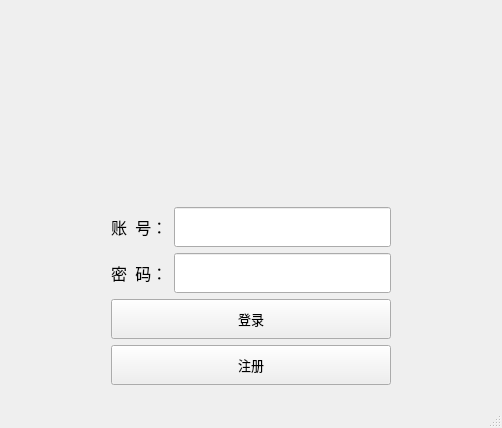
<?xml version="1.0" encoding="UTF-8"?>
<ui version="4.0">
 <class>MainWindow</class>
 <widget class="QMainWindow" name="MainWindow">
  <property name="geometry">
   <rect>
    <x>0</x>
    <y>0</y>
    <width>492</width>
    <height>414</height>
   </rect>
  </property>
  <property name="windowTitle">
   <string>五子棋</string>
  </property>
  <property name="autoFillBackground">
   <bool>true</bool>
  </property>
  <widget class="QWidget" name="centralWidget">
   <layout class="QVBoxLayout" name="verticalLayout_2">
    <item>
     <layout class="QHBoxLayout" name="horizontalLayout_2">
      <property name="leftMargin">
       <number>20</number>
      </property>
      <property name="topMargin">
       <number>10</number>
      </property>
      <property name="rightMargin">
       <number>20</number>
      </property>
      <property name="bottomMargin">
       <number>10</number>
      </property>
      <item>
       <widget class="QLabel" name="label_4">
        <property name="minimumSize">
         <size>
          <width>220</width>
          <height>160</height>
         </size>
        </property>
        <property name="maximumSize">
         <size>
          <width>220</width>
          <height>160</height>
         </size>
        </property>
        <property name="font">
         <font>
          <family>Adobe 黑体 Std R</family>
          <pointsize>24</pointsize>
         </font>
        </property>
        <property name="midLineWidth">
         <number>4</number>
        </property>
        <property name="text">
         <string/>
        </property>
        <property name="pixmap">
         <pixmap>../Users/icon/title.png</pixmap>
        </property>
        <property name="scaledContents">
         <bool>true</bool>
        </property>
        <property name="alignment">
         <set>Qt::AlignCenter</set>
        </property>
       </widget>
      </item>
     </layout>
    </item>
    <item>
     <layout class="QFormLayout" name="formLayout">
      <property name="leftMargin">
       <number>100</number>
      </property>
      <property name="topMargin">
       <number>10</number>
      </property>
      <property name="rightMargin">
       <number>100</number>
      </property>
      <property name="bottomMargin">
       <number>10</number>
      </property>
      <item row="1" column="0">
       <widget class="QLabel" name="label">
        <property name="minimumSize">
         <size>
          <width>0</width>
          <height>40</height>
         </size>
        </property>
        <property name="font">
         <font>
          <family>Adobe 黑体 Std R</family>
          <pointsize>12</pointsize>
         </font>
        </property>
        <property name="text">
         <string>账  号：</string>
        </property>
       </widget>
      </item>
      <item row="1" column="1">
       <widget class="QLineEdit" name="ID">
        <property name="minimumSize">
         <size>
          <width>200</width>
          <height>40</height>
         </size>
        </property>
        <property name="font">
         <font>
          <family>Adobe Arabic</family>
          <pointsize>14</pointsize>
         </font>
        </property>
       </widget>
      </item>
      <item row="2" column="0">
       <widget class="QLabel" name="label_2">
        <property name="minimumSize">
         <size>
          <width>0</width>
          <height>40</height>
         </size>
        </property>
        <property name="font">
         <font>
          <family>Adobe 黑体 Std R</family>
          <pointsize>12</pointsize>
         </font>
        </property>
        <property name="text">
         <string>密  码：</string>
        </property>
       </widget>
      </item>
      <item row="2" column="1">
       <widget class="QLineEdit" name="password">
        <property name="minimumSize">
         <size>
          <width>200</width>
          <height>40</height>
         </size>
        </property>
        <property name="font">
         <font>
          <family>Adobe Arabic</family>
          <pointsize>14</pointsize>
         </font>
        </property>
        <property name="inputMask">
         <string/>
        </property>
        <property name="text">
         <string/>
        </property>
        <property name="maxLength">
         <number>16</number>
        </property>
        <property name="frame">
         <bool>true</bool>
        </property>
        <property name="echoMode">
         <enum>QLineEdit::Password</enum>
        </property>
        <property name="dragEnabled">
         <bool>false</bool>
        </property>
        <property name="readOnly">
         <bool>false</bool>
        </property>
        <property name="placeholderText">
         <string/>
        </property>
       </widget>
      </item>
      <item row="3" column="0" colspan="2">
       <widget class="QPushButton" name="login">
        <property name="enabled">
         <bool>true</bool>
        </property>
        <property name="minimumSize">
         <size>
          <width>280</width>
          <height>40</height>
         </size>
        </property>
        <property name="maximumSize">
         <size>
          <width>16777215</width>
          <height>45</height>
         </size>
        </property>
        <property name="font">
         <font>
          <family>Adobe 黑体 Std R</family>
          <pointsize>10</pointsize>
         </font>
        </property>
        <property name="mouseTracking">
         <bool>false</bool>
        </property>
        <property name="text">
         <string>登录</string>
        </property>
       </widget>
      </item>
      <item row="4" column="0" colspan="2">
       <widget class="QPushButton" name="prelogin">
        <property name="minimumSize">
         <size>
          <width>280</width>
          <height>40</height>
         </size>
        </property>
        <property name="maximumSize">
         <size>
          <width>16777215</width>
          <height>45</height>
         </size>
        </property>
        <property name="font">
         <font>
          <family>Adobe 黑体 Std R</family>
          <pointsize>10</pointsize>
         </font>
        </property>
        <property name="text">
         <string>注册</string>
        </property>
       </widget>
      </item>
     </layout>
    </item>
   </layout>
  </widget>
  <widget class="QStatusBar" name="statusBar"/>
 </widget>
 <layoutdefault spacing="6" margin="11"/>
 <resources/>
 <connections/>
</ui>
